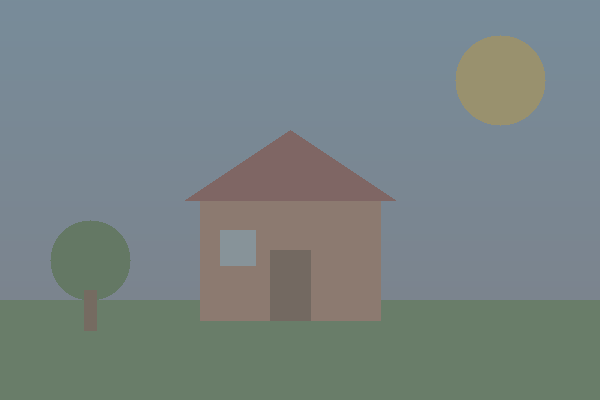
#> input picture Sample_image/low_contrast.png, 600 x 400 px
$ python -i image_processing.py   (imports and definitions only)
#> lines starting #> are read from the running program, lines starting #| are printed output that depends on the picture
"""
VisionLab - image_processing.py
Owner: Astik

All functions take a NumPy image array (BGR colour, as loaded by OpenCV,
or single-channel grayscale) and return a NEW NumPy array.
The input image is never modified.

Return formats:
    to_grayscale          -> 2D uint8 (H, W)
    gaussian_blur         -> same shape as input
    median_filter         -> same shape as input
    canny_edges           -> 2D uint8 (H, W), values 0 or 255
    otsu_threshold        -> 2D uint8 (H, W), values 0 or 255
    histogram_equalization-> same shape as input
"""

import cv2
import numpy as np


def _validate(image):
    """Check that the input is a usable image array."""
    if image is None or not isinstance(image, np.ndarray):
        raise ValueError("Input must be a NumPy image array.")
    if image.size == 0:
        raise ValueError("Input image is empty.")
    if image.ndim not in (2, 3):
        raise ValueError("Image must be 2D (grayscale) or 3D (colour).")
    if image.ndim == 3 and image.shape[2] not in (1, 3, 4):
        raise ValueError("Colour image must have 1, 3 or 4 channels.")


def _to_uint8(image):
    """Make sure the image is uint8 (0-255) so OpenCV functions work."""
    if image.dtype == np.uint8:
        return image
    return np.clip(image, 0, 255).astype(np.uint8)


def _prepare(image):
    """Validate, copy, convert to uint8 and drop alpha channel if present."""
    _validate(image)
    img = _to_uint8(image).copy()
    if img.ndim == 3 and img.shape[2] == 4:
        img = cv2.cvtColor(img, cv2.COLOR_BGRA2BGR)
    if img.ndim == 3 and img.shape[2] == 1:
        img = img[:, :, 0]
    return img


def to_grayscale(image):
    """Convert a colour image to grayscale."""
    img = _prepare(image)
    if img.ndim == 2:
        return img
    return cv2.cvtColor(img, cv2.COLOR_BGR2GRAY)


def gaussian_blur(image, kernel_size=5):
    """Smooth the image with a Gaussian filter (reduces mild noise)."""
    img = _prepare(image)
    if kernel_size % 2 == 0:
        kernel_size += 1  # kernel size must be odd
    return cv2.GaussianBlur(img, (kernel_size, kernel_size), 0)


def median_filter(image, kernel_size=5):
    """Replace each pixel with the median of its neighbours
    (very good against salt-and-pepper / impulse noise)."""
    img = _prepare(image)
    if kernel_size % 2 == 0:
        kernel_size += 1
    return cv2.medianBlur(img, kernel_size)


def canny_edges(image, low_threshold=100, high_threshold=200):
    """Detect edges using the Canny algorithm."""
    gray = to_grayscale(image)
    blurred = cv2.GaussianBlur(gray, (5, 5), 0)  # reduce noise first
    return cv2.Canny(blurred, low_threshold, high_threshold)


def otsu_threshold(image):
    """Binary image using Otsu's automatic threshold selection."""
    gray = to_grayscale(image)
    blurred = cv2.GaussianBlur(gray, (5, 5), 0)
    _, binary = cv2.threshold(
        blurred, 0, 255, cv2.THRESH_BINARY + cv2.THRESH_OTSU
    )
    return binary


def histogram_equalization(image):
    """Improve contrast. Grayscale: equalize directly.
    Colour: equalize only the brightness (Y) channel so colours stay natural."""
    img = _prepare(image)
    if img.ndim == 2:
        return cv2.equalizeHist(img)
    ycrcb = cv2.cvtColor(img, cv2.COLOR_BGR2YCrCb)
    ycrcb[:, :, 0] = cv2.equalizeHist(ycrcb[:, :, 0])
    return cv2.cvtColor(ycrcb, cv2.COLOR_YCrCb2BGR)

>>> import cv2
>>> picture = cv2.imread('Sample_image/low_contrast.png')
#> picture is the input picture: shape (400, 600, 3); mean B, G, R 131.3, 131, 119.4
>>> result = canny_edges(picture)
#> in to_grayscale, `return cv2.cvtColor(img, cv2.COLOR_BGR2GRAY)`:
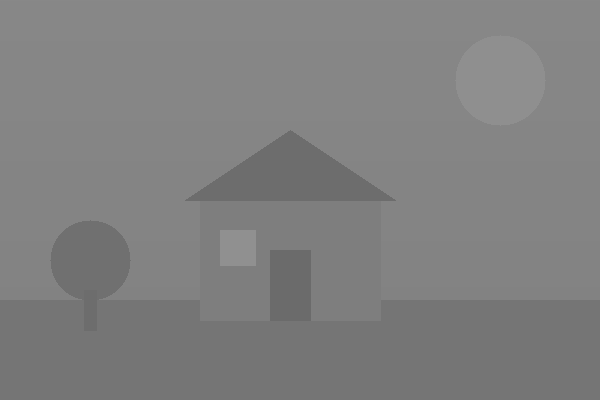
#> returned value: shape (400, 600); min 107, max 144, mean 127.6
#> in canny_edges, `return cv2.Canny(blurred, low_threshold, high_threshold)`: returned value: shape (400, 600); every value is 0
